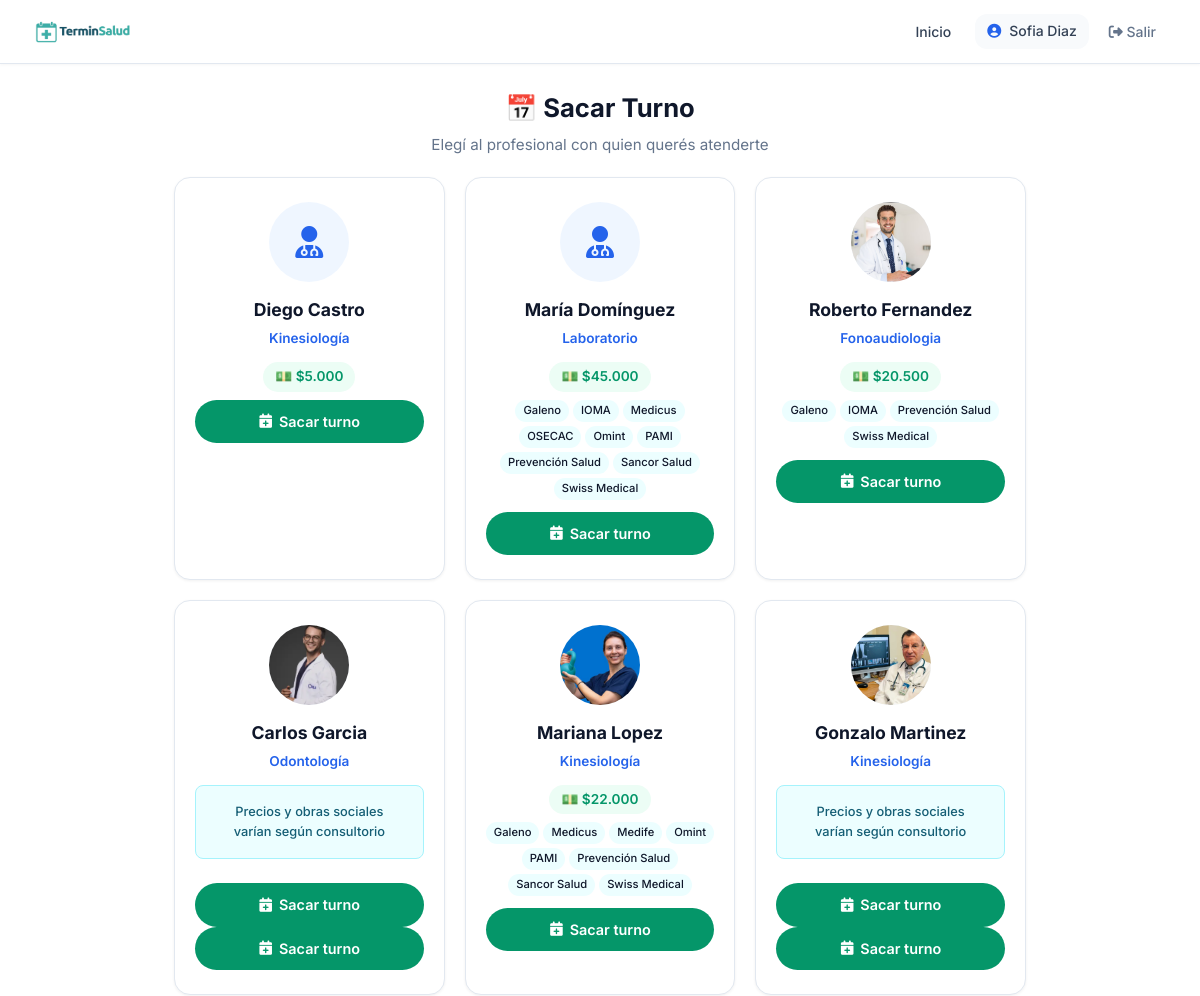
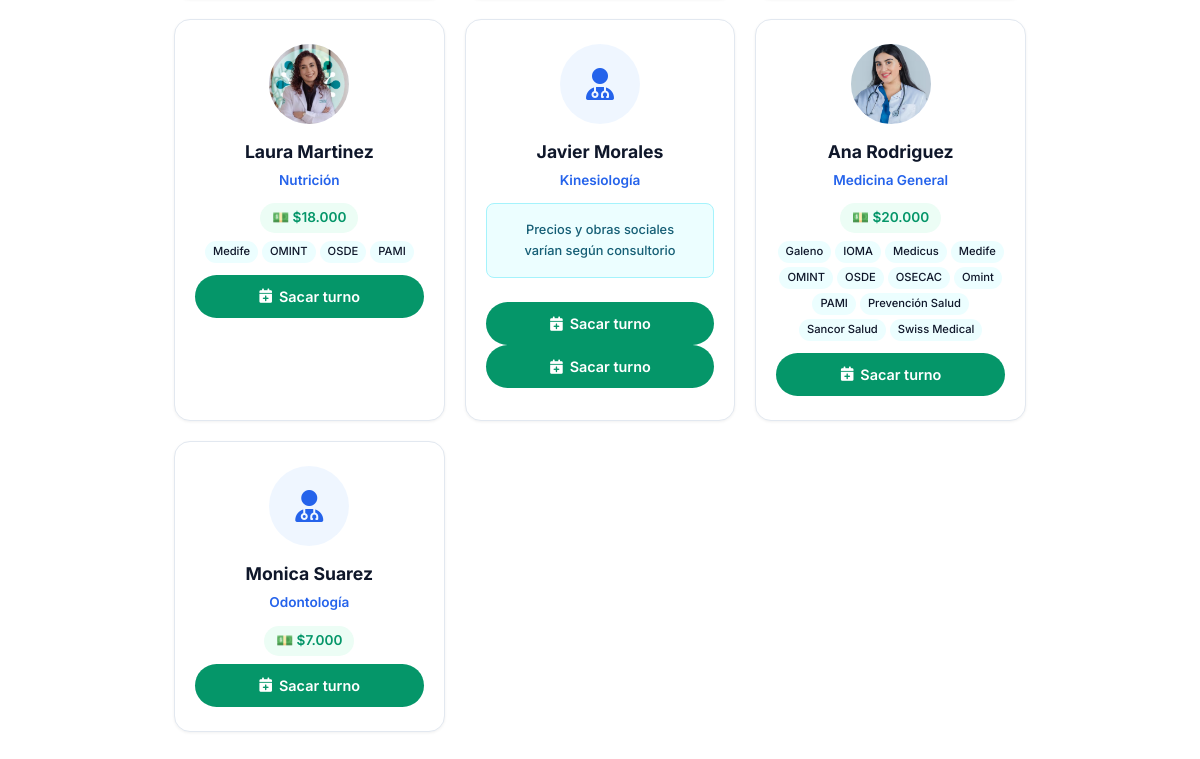
Page /paciente/sacar-turno/ (signed in) on the committed database (2 pictures, top to bottom).
### usuarios/models.py (models this page shows, shortened)
class Usuario(AbstractUser):
    ROLES = [
        ('admin', 'Administrador'),
        ('profesional', 'Profesional'),
        ('secretaria', 'Secretaría'),
        ('paciente', 'Paciente'),
    ]
    rol = models.CharField(max_length=20, choices=ROLES, default='paciente')
    telefono = models.CharField(max_length=20, blank=True)
    establecimiento = models.ForeignKey(
    'establecimientos.Establecimiento',
    on_delete=models.SET_NULL,
    null=True,
    blank=True,
    verbose_name='Establecimiento'
)
    class Meta:
        verbose_name = 'Usuario'
        verbose_name_plural = 'Usuarios'

### profesionales/models.py (models this page shows, shortened)
class Profesional(Persona):
    ESPECIALIDADES = [
        ('odontologia', 'Odontología'),
        ('kinesiologia', 'Kinesiología'),
        ('psicologia', 'Psicología'),
        ('nutricion', 'Nutrición'),
        ('cardiologia', 'Cardiología'),
        ('medicina_general', 'Medicina General'),
        ('dermatologia', 'Dermatología'),
        ('estetica', 'Estética'),
        ('pediatria', 'Pediatría'),
        ('traumatologia', 'Traumatología'),
        ('veterinaria', 'Veterinaria'),
        ('fonoaudiologia', 'Fonoaudiologia'),
        ('laboratorio', 'Laboratorio'),
        ('otro', 'Otro'),
    ]
    usuario = models.OneToOneField(
        'usuarios.Usuario',
        on_delete=models.CASCADE,
        verbose_name='Usuario'
    )
    especialidad = models.CharField(
        max_length=50,
        choices=ESPECIALIDADES,
        verbose_name='Especialidad'
    )
    matricula = models.CharField(
        max_length=50,
        blank=True,
        verbose_name='Matrícula Profesional'
    )
    color_calendario = models.CharField(
        max_length=7,
        default='#4A90D9',
        verbose_name='Color en Calendario'
    )
    acepta_obra_social = models.BooleanField(
        default=False,
        verbose_name='Acepta Obra Social'
    )
    descripcion = models.TextField(
        blank=True,
        verbose_name='Descripción Profesional'
    )
    alias_pago = models.CharField(max_length=200, blank=True, verbose_name='Alias para transferencia')
    foto = models.ImageField(
    upload_to='profesionales/',
    blank=True,
    null=True,
    verbose_name='Foto de Perfil'
    )
    establecimientos = models.ManyToManyField(
    'establecimientos.Establecimiento',
    blank=True,
    related_name='profesionales',
    verbose_name='Consultorios donde atiende'
    )
    frase_destacada = models.CharField(max_length=200, blank=True, verbose_name='Frase destacada')
    precio_particular = models.DecimalField(max_digits=10, decimal_places=2, null=True, blank=True, verbose_name='Precio consulta particular')
    obras_sociales_texto = models.TextField(blank=True, verbose_name='Obras sociales (texto libre)')
    servicios_texto = models.TextField(blank=True, verbose_name='Servicios / Especializaciones')
    servicios_destacados = models.TextField(blank=True, verbose_name='Servicios destacados')
    especializaciones = models.TextField(blank=True, verbose_name='Especializaciones')
    atiende_por_orden = models.BooleanField(
    default=False,
    verbose_name='Atiende por orden de llegada'
)
    obras_sociales = models.ManyToManyField(
        'obras_sociales.ObraSocial',
        blank=True,
        related_name='profesionales',
        verbose_name='Obras Sociales'
    )
    planes = models.ManyToManyField(
        'obras_sociales.Plan',
        blank=True,
        verbose_name='Planes'
    )
    tiene_plus = models.BooleanField(
    default=False,
    verbose_name='Algunos planes tienen plus'
)
    texto_plus = models.CharField(
        max_length=250,
        blank=True,
        verbose_name='Mensaje de plus (opcional)'
    )
    permite_ejercicios = models.BooleanField(
    default=False,
    verbose_name='Activar sección de ejercicios'
)
    permite_planes_alimentacion = models.BooleanField(
        default=False,
        verbose_name='Activar planes de alimentación'
    )
    class Meta:
        verbose_name = 'Profesional'
        verbose_name_plural = 'Profesionales'
        ordering = ['apellido', 'nombre']

### establecimientos/models.py (models this page shows, shortened)
class Establecimiento(ModeloBase):
    nombre = models.CharField(max_length=200, verbose_name='Nombre')
    direccion = models.CharField(max_length=200, verbose_name='Dirección')
    telefono = models.CharField(max_length=20, verbose_name='Teléfono')
    email = models.EmailField(verbose_name='Email')
    cuit = models.CharField(max_length=13, verbose_name='CUIT')
    logo = models.ImageField(upload_to='logos/', blank=True, verbose_name='Logo')
    logo_oscuro = models.ImageField(upload_to='logos/', blank=True, null=True, verbose_name='Logo para Fondo Oscuro')
    class Meta:
        verbose_name = 'Establecimiento'
        verbose_name_plural = 'Establecimientos'

### agendas/models.py (models this page shows, shortened)
class Agenda(ModeloBase):
    profesional = models.ForeignKey(
        'profesionales.Profesional',
        on_delete=models.CASCADE,
        verbose_name='Profesional'
    )
    fecha_inicio = models.DateField(verbose_name='Fecha de Inicio')
    fecha_fin = models.DateField(null=True, blank=True, verbose_name='Fecha de Fin')
    acepta_sobreturnos = models.BooleanField(default=False, verbose_name='Acepta Sobreturnos')
    tiempo_entre_turnos = models.IntegerField(default=0, verbose_name='Minutos entre turnos')
    precio_particular = models.DecimalField(
        max_digits=10, decimal_places=2, null=True, blank=True,
        verbose_name='Precio consulta particular (en este consultorio)'
    )
    obras_sociales = models.ManyToManyField(
        'obras_sociales.ObraSocial',
        blank=True,
        related_name='agendas',
        verbose_name='Obras Sociales (en este consultorio)'
    )
    planes = models.ManyToManyField(
        'obras_sociales.Plan',
        blank=True,
        related_name='agendas',
        verbose_name='Planes (en este consultorio)'
    )
    email_contacto = models.EmailField(
        blank=True, null=True,
        verbose_name='Email de contacto (en este consultorio)'
    )
    telefono_contacto = models.CharField(
        max_length=20, blank=True, null=True,
        verbose_name='Teléfono de contacto (en este consultorio)'
    )
    establecimiento = models.ForeignKey(
        'establecimientos.Establecimiento',
        on_delete=models.CASCADE,
        null=False,
        blank=False,
        verbose_name='Consultorio'
    )
    pacientes_simultaneos = models.IntegerField(
        default=1,
        verbose_name='Pacientes simultáneos',
        help_text='Cantidad máxima de pacientes que puede atender al mismo tiempo'
    )
    tiene_plus = models.BooleanField(
        default=False,
        verbose_name='Algunos planes tienen plus',
        help_text='Marcá si algunos planes de obras sociales requieren el pago de un plus.'
    )
    texto_plus = models.CharField(
        max_length=250,
        blank=True,
        verbose_name='Mensaje de plus (opcional)',
        help_text='Si lo dejás vacío se usa el mensaje genérico.'
    )
    class Meta:
        verbose_name = 'Agenda'
        verbose_name_plural = 'Agendas'
        unique_together = ['profesional', 'establecimiento']

### obras_sociales/models.py (models this page shows, shortened)
class ObraSocial(ModeloBase):
    nombre = models.CharField(max_length=200, verbose_name='Nombre')
    sigla = models.CharField(max_length=20, verbose_name='Sigla')
    telefono = models.CharField(max_length=20, blank=True, verbose_name='Teléfono')
    email = models.EmailField(blank=True, verbose_name='Email')
    activo = models.BooleanField(default=True, verbose_name='Activo')
    class Meta:
        verbose_name = 'Obra Social'
        verbose_name_plural = 'Obras Sociales'
        ordering = ['nombre']

### pacientes/views_portal.py (the view, shortened to what this page needs)
@login_required
def sacar_turno_paciente(request, profesional_id=None):
    if request.user.rol != 'paciente':
        return redirect('home')
    paciente = get_object_or_404(Paciente, usuario=request.user)
    hoy = date.today()
    cliente_slug = request.session.get('cliente_slug')
    cliente = None
    if cliente_slug:
        try:
            cliente = ClienteSaaS.objects.get(slug=cliente_slug, activo=True)
        except ClienteSaaS.DoesNotExist:
            pass
    if cliente:
        if cliente.tipo == 'consultorio':
            profesionales = Profesional.objects.filter(
                establecimientos=cliente.establecimiento, activo=True
            )
        else:  # profesional independiente
            profesionales = Profesional.objects.filter(
                id=cliente.profesional.id, activo=True
            )
    else:
        config = ConfiguracionSistema.obtener()
        if config.modo == 'consultorio' and config.establecimiento_principal:
            profesionales = Profesional.objects.filter(
                establecimientos=config.establecimiento_principal,
                activo=True
            ).distinct()
        else:
            profesionales_ids = TurnoProfesional.objects.filter(
                paciente=paciente
            ).values_list('profesional_id', flat=True).distinct()
            profesionales = Profesional.objects.filter(
                Q(id__in=profesionales_ids) | Q(establecimientos__isnull=False),
                activo=True
            ).distinct()[:10]
    profesionales_data = []
    horarios_json = {}
    for prof in profesionales:
        agendas_qs = Agenda.objects.filter(
            profesional=prof,
            activo=True
        ).select_related('establecimiento')
        if cliente and cliente.tipo == 'consultorio':
            agendas_qs = agendas_qs.filter(establecimiento=cliente.establecimiento)
        agendas_info = []
        for agenda in agendas_qs:
            precio = agenda.precio_particular if agenda.precio_particular is not None else prof.precio_particular
            horarios_agenda = []
            for h in agenda.horarios.all():
                horarios_agenda.append({
                    'establecimiento': agenda.establecimiento.nombre,
                    'dia': h.get_dia_display(),
                    'inicio': h.hora_inicio.strftime('%H:%M'),
                    'fin': h.hora_fin.strftime('%H:%M'),
                })
            agendas_info.append({
                'establecimiento': agenda.establecimiento,
                'precio': precio,
                'obras_sociales': agenda.obras_sociales.all(),
                'planes': agenda.planes.all(),
                'horarios': horarios_agenda,
            })
        profesionales_data.append({
            'profesional': prof,
            'agendas': agendas_info,
            'cantidad_agendas': len(agendas_info),
        })
        if prof.atiende_por_orden:
            horarios_prof = []
            for agenda_info in agendas_info:
                horarios_prof.extend(agenda_info['horarios'])
            horarios_json[str(prof.id)] = horarios_prof
    context = {
        'paciente': paciente,
        'profesionales_data': profesionales_data,
        'cliente': cliente,
        'horarios_json': json.dumps(horarios_json),
    }
    return render(request, 'pacientes/portal/elegir_profesional.html', context)

### pacientes/templates/pacientes/portal/elegir_profesional.html (shortened to what this page needs)
{% extends 'core_app/base.html' %}
{% load humanize %}
{% load static %}
{% block extra_css %}
    <link rel="stylesheet" href="{% static 'css/pages/portal_paciente.css' %}">
{% endblock %}
{% block content %}
<div class="portal-paciente-page">
<div class="portal-paciente-container">
    <div style="text-align: center; padding: 24px 0 20px;">
        <h1 style="font-size: 1.6rem; font-weight: 700; color: var(--text); margin: 0 0 4px 0;">📅 Sacar Turno</h1>
        <p style="color: var(--text-muted); font-size: 0.95rem;">Elegí al profesional con quien querés atenderte</p>
    </div>
    {% if profesionales_data %}
        <div class="profesionales-grid-portal">
            {% for item in profesionales_data %}
                {% with prof=item.profesional %}
                <div class="profesional-card-portal">
                    <div class="profesional-avatar-portal">
                        {% if prof.foto %}
                            <img src="{{ prof.foto.url }}" alt="{{ prof.nombre_completo }}">
                        {% else %}
                            <i class="fas fa-user-md"></i>
                        {% endif %}
                    </div>
                    <h3>{{ prof.nombre_completo }}</h3>
                    <p class="especialidad">{{ prof.get_especialidad_display }}</p>
                    {% if item.agendas %}
                        {% if item.cantidad_agendas == 1 %}
                            {% with agenda=item.agendas.0 %}
                                {% if agenda.precio %}
                                    <span class="precio-portal">💵 ${{ agenda.precio|floatformat:0|intcomma }}</span>
                                {% endif %}
                                {% if agenda.obras_sociales %}
                                    <div class="obras-sociales-badges">
                                        {% for os in agenda.obras_sociales %}
                                            <span class="os-badge-mini">{{ os.nombre }}</span>
                                        {% endfor %}
                                    </div>
                                {% endif %}
                            {% endwith %}
                        {% else %}
                            <div class="alert alert-info" style="font-size:0.8rem;">
                                Precios y obras sociales varían según consultorio
                            </div>
                        {% endif %}
                    {% endif %}
                    {% if prof.atiende_por_orden %}
                        <button class="btn-orden-llegada-portal" onclick="abrirModal('{{ prof.nombre_completo|escapejs }}', '{{ prof.get_especialidad_display|escapejs }}', {{ prof.id }})">
                            Orden de Llegada
                        </button>
                    {% else %}
                        {% for agenda in item.agendas %}
                            <a href="{% url 'sacar_turno_paciente_profesional' prof.id %}?establecimiento={{ agenda.establecimiento.id }}" class="btn-sacar-turno-portal">
                                <i class="fas fa-calendar-plus"></i> Sacar turno
                            </a>
                        {% endfor %}
                    {% endif %}
                </div>
                {% endwith %}
            {% endfor %}
        </div>
    {% endif %}
</div>
</div>
{% endblock %}

### core_app/templates/core_app/base.html (shortened to what this page needs)
<!DOCTYPE html>
<html lang="es">
<head>
    <link rel="stylesheet" href="https://cdnjs.cloudflare.com/ajax/libs/font-awesome/6.4.0/css/all.min.css">
    {% load static %}
    <link rel="stylesheet" href="{% static 'css/core/base.css' %}">
    <link rel="stylesheet" href="{% static 'css/themes/default.css' %}" id="theme-css">
    <link rel="stylesheet" href="{% static 'css/core/layout.css' %}">
    <link rel="stylesheet" href="{% static 'css/core/components.css' %}">
    {% block extra_css %}{% endblock %}
</head>
<body>
    <nav class="navbar">
        <a href="{% url 'home' %}" class="navbar-brand">
            <img src="{% static 'img/TerminSalud.png' %}" alt="TerminSalud" class="logo-theme-light" height="30">
        </a>
        <ul class="navbar-nav">
            <li><a href="{% url 'home' %}" class="nav-link {% if request.resolver_match.url_name == 'home' %}active{% endif %}">Inicio</a></li>
            {% if user.is_authenticated %}
                <li>
                    <span class="nav-user">
                        <i class="fas fa-user-circle"></i>
                        {{ user.get_full_name|default:user.username }}
                    </span>
                </li>
                <li>
                    <form method="post" action="{% url 'logout' %}" style="display: inline;">
                        <button type="submit" class="btn-logout">
                            <i class="fas fa-sign-out-alt"></i> Salir
                        </button>
                    </form>
                </li>
            {% else %}
                <li><a href="{% url 'login' %}" class="btn btn-sm">Ingresar</a></li>
            {% endif %}
        </ul>
    </nav>
    <div class="container">
        {% block content %}{% endblock %}
    </div>
</body>
</html>

### rows in the picture
Usuario: get_full_name "Sofia Diaz"
Profesional: profesional.nombre_completo "Diego Castro", profesional.especialidad "Kinesiología", agendas.0.precio "5.000"
Profesional: profesional.nombre_completo "María Domínguez", profesional.especialidad "Laboratorio", agendas.0.precio "45.000"
ObraSocial: nombre "Galeno"
ObraSocial: nombre "IOMA"
ObraSocial: nombre "Medicus"
ObraSocial: nombre "OSECAC"
ObraSocial: nombre "Omint"
ObraSocial: nombre "PAMI"
ObraSocial: nombre "Prevención Salud"
ObraSocial: nombre "Sancor Salud"
ObraSocial: nombre "Swiss Medical"
Profesional: profesional.foto (picture), profesional.nombre_completo "Roberto Fernandez", profesional.especialidad "Fonoaudiologia", agendas.0.precio "20.500"
Profesional: profesional.foto (picture), profesional.nombre_completo "Carlos Garcia", profesional.especialidad "Odontología", shows "Precios y obras sociales varían según consultorio"
Profesional: profesional.foto (picture), profesional.nombre_completo "Mariana Lopez", profesional.especialidad "Kinesiología", agendas.0.precio "22.000"
ObraSocial: nombre "Medife"
Profesional: profesional.foto (picture), profesional.nombre_completo "Gonzalo Martinez", profesional.especialidad "Kinesiología", shows "Precios y obras sociales varían según consultorio"
Profesional: profesional.foto (picture), profesional.nombre_completo "Laura Martinez", profesional.especialidad "Nutrición", agendas.0.precio "18.000"
ObraSocial: nombre "OMINT"
ObraSocial: nombre "OSDE"
Profesional: profesional.nombre_completo "Javier Morales", profesional.especialidad "Kinesiología", shows "Precios y obras sociales varían según consultorio"
Profesional: profesional.foto (picture), profesional.nombre_completo "Ana Rodriguez", profesional.especialidad "Medicina General", agendas.0.precio "20.000"
Profesional: profesional.nombre_completo "Monica Suarez", profesional.especialidad "Odontología", agendas.0.precio "7.000"
